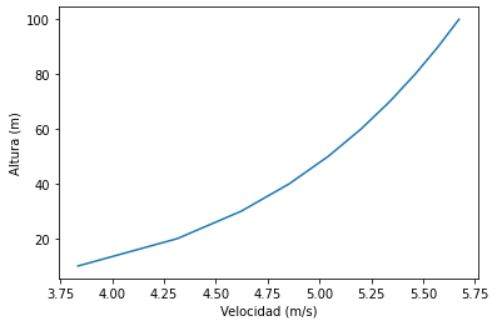
#> input picture 1AERO.JPG, 497 x 324 px, found by its file name
$ python -i main.py   (imports and definitions only)
#> lines starting #> are read from the running program, lines starting #| are printed output that depends on the picture
from tkinter import *
import matplotlib
from PIL import Image, ImageTk
from tkinter import messagebox

# [3 lines not run here, left out]
# [1 line that did not run here, left out]
# [1 line that did not run here, left out]
# [1 line that did not run here, left out]
# [1 line that did not run here, left out]
# [6 lines not run here, left out]
# [1 line that did not run here, left out]
# [1 line that did not run here, left out]
# [1 line that did not run here, left out]
# [1 line that did not run here, left out]
# [3 lines not run here, left out]
# [1 line that did not run here, left out]
# [1 line that did not run here, left out]
# [1 line that did not run here, left out]
# [1 line that did not run here, left out]
# [1 line not run here, left out]


def aeropuerto():
    ventana2=Toplevel()
    ventana2.geometry("850x700")
    ventana2.title("A E R O P U E R T O")
    label=Label(ventana2, text="A E R O P U E R T O")
    label.place(x="350",y="30")
    label1=Label(ventana2, text="PERFIL VERTICAL DEL VIENTO")
    label2=Label(ventana2, text="PREDICCIÓN PARA 1 AÑO")
    label3=Label(ventana2, text="ÉPOCAS VS MAE")
    label4=Label(ventana2, text="RESULTADOS")
    label1.place(x="130", y="70")
    label2.place(x="540", y="70")
    label3.place(x="160", y="370")
    label4.place(x="590", y="370")


    img=Image.open('1AERO.jpg')
#> img is the input picture: PIL image 497x324 RGB; mean R, G, B 249.2, 249.7, 249.9
    new_img=img.resize((340,230))
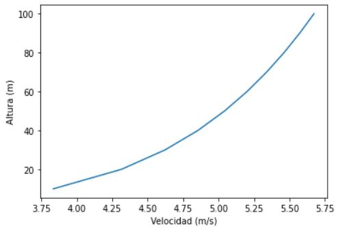
#> new_img: PIL image 340x230 RGB; mean R, G, B 249.1, 249.6, 249.7
    render=ImageTk.PhotoImage(new_img)
    img1=Label(ventana2, image=render)
    img1.image=render
    img1.place(x="10", y="100")

    img=Image.open('2AERO.jpg')
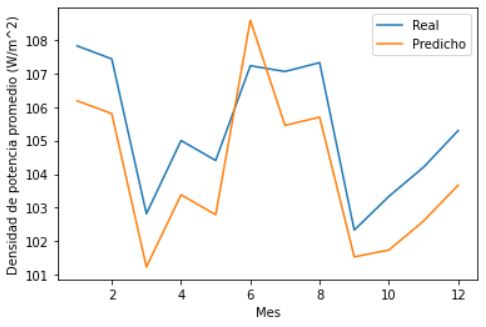
#> input picture 2AERO.JPG, 486 x 327 px, found by its file name
#> img is the input picture: PIL image 486x327 RGB; mean R, G, B 246.9, 246.7, 245.7
    new_img=img.resize((340,230))
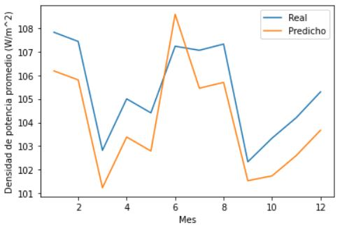
#> new_img: PIL image 340x230 RGB; mean R, G, B 246.8, 246.5, 245.5
    render=ImageTk.PhotoImage(new_img)
    img1=Label(ventana2, image=render)
    img1.image=render
    img1.place(x="450", y="100")

    img=Image.open('3AERO.jpg')
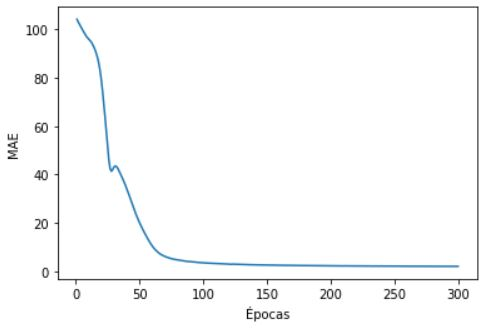
#> input picture 3AERO.JPG, 486 x 328 px, found by its file name
#> img is the input picture: PIL image 486x328 RGB; mean R, G, B 249.5, 250.1, 250.3
    new_img=img.resize((340,230))
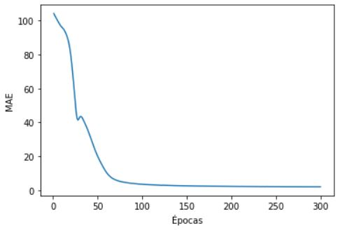
#> new_img: PIL image 340x230 RGB; mean R, G, B 249.4, 249.9, 250.2
    render=ImageTk.PhotoImage(new_img)
    img1=Label(ventana2, image=render)
    img1.image=render
    img1.place(x="10", y="400")

    img=Image.open('4AERO.jpg')
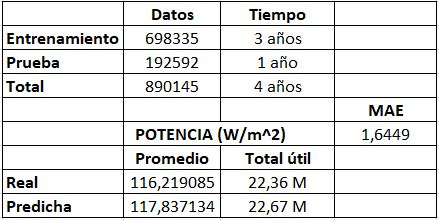
#> input picture 4AERO.JPG, 439 x 220 px, found by its file name
#> img is the input picture: PIL image 439x220 RGB; mean R, G, B 225.7, 225.9, 225.4
    new_img=img.resize((340,230))
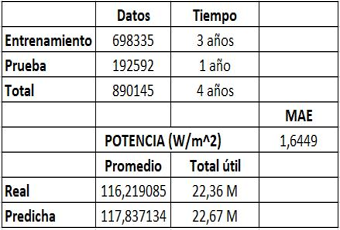
#> new_img: PIL image 340x230 RGB; mean R, G, B 224.4, 224.6, 224.2
    render=ImageTk.PhotoImage(new_img)
    img1=Label(ventana2, image=render)
    img1.image=render
    img1.place(x="450", y="400")

# [131 lines left out: functions ceiba, torcoroma, belen, not called in this run]

# [1 line that did not run here, left out]
# [1 line not run here, left out]
# [1 line that did not run here, left out]
# [1 line not run here, left out]
# [1 line that did not run here, left out]
# [1 line not run here, left out]
# [1 line that did not run here, left out]
# [8 lines not run here, left out]

>>> result = aeropuerto()
